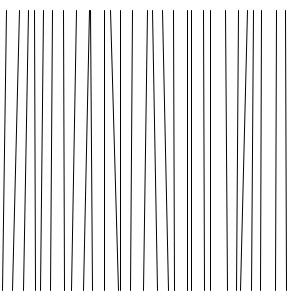
Frame 1 (no input)
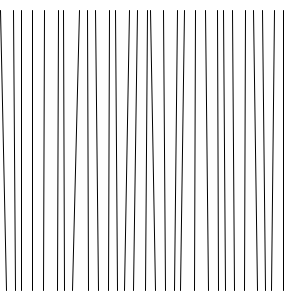
Frame 60 (the mouse pressed at the canvas centre just before this capture)
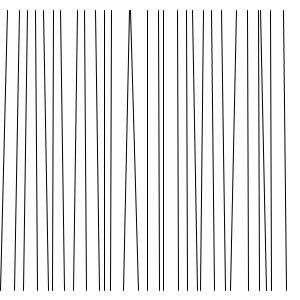
Frame 120 (the mouse held since frame 60 and released just before this capture)

The Processing sketch that drew these frames (run headless with seeded random() and noise(); from frame 60 on, the mouse is pressed at the canvas centre):

// Processing sketch: whileFun
// ── whileFun.pde
int counter = 0;
void setup() {
  size(300, 300); 

}

void draw() {
  background(255);
  while (counter < 29) {
    line(random(10)+10*counter, 10, random(10)+10*counter, 290);
    counter++;
  }
  counter = 0;
}
